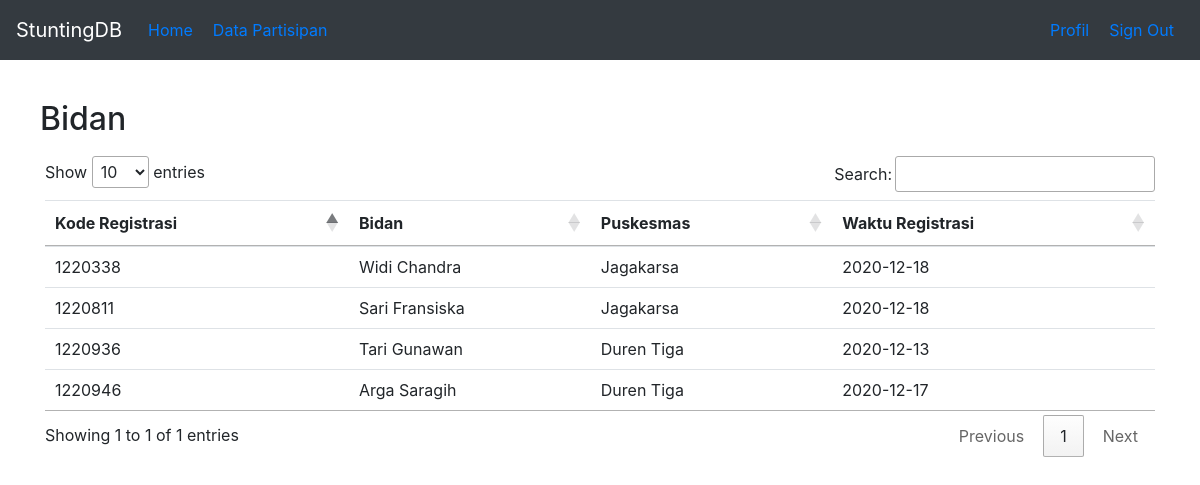
The app's page /index.php/dinkes/view_bidan with its own data.
### tables this page shows
CREATE TABLE `user` (
  `user_id` int(7) NOT NULL,
  `user_firstname` varchar(255) NOT NULL,
  `password` varchar(255) NOT NULL,
  `user_email` varchar(255) NOT NULL,
  `user_category` varchar(255) NOT NULL,
  `tag` varchar(255) DEFAULT NULL,
  `reg_date` date NOT NULL,
  `last_update` timestamp NOT NULL DEFAULT current_timestamp() ON UPDATE current_timestamp()
);

### application/controllers/Dinkes.php (called while the page is built, shortened)
<?php
class Dinkes extends CI_Controller
{
    public function view_bidan() {
        $this->load->model('DinkesModel');
        $data = array(
            'bidan' => $this->DinkesModel->view_all_bidan()
        );
        $this->load->view('header');
        $this->load->view('view_bidan', $data);
        $this->load->view('footer');
    }
}
?>

### index.php (called while the page is built, shortened)
<?php
require_once BASEPATH.'core/CodeIgniter.php';

### application/models/DinkesModel.php (called while the page is built, shortened)
<?php
class DinkesModel extends CI_Model
{
    public function view_all_bidan(){
        $get_only = array('user_category'=>'BIDAN');
        return $this->db->get_where('user',$get_only)->result();
    }
}
?>

### application/views/view_bidan.php (the view)
<div class="container formcon">
  <div class="row home-datatable-head">
    <h2>Bidan</h2>
  </div>
  <table class="table table-hover" id="mytable">
    <thead>
      <tr>
        <th>Kode Registrasi</th>
        <th>Bidan</th>
        <th>Puskesmas</th>
        <th>Waktu Registrasi</th>
      </tr>
    </thead>
    <?php
    foreach($bidan as $p) {
      $getid = $p->user_id;
    ?>
    <tbody>
      <tr>
        <td><?php echo $getid ?></td>
        <td><?php echo $p->user_firstname ?></td>
        <td><?php echo $p->tag ?></td>
        <td><?php echo $p->reg_date ?></td>
      </tr>
    </tbody>
    <?php } ?>
  </table>
</div>

### application/views/header.php (shortened to what this page needs)
<!doctype html>
<html lang="en">
  <head>
    <link rel="stylesheet" href="https://cdnjs.cloudflare.com/ajax/libs/morris.js/0.5.1/morris.css">
    <link rel="stylesheet" href="https://cdn.datatables.net/1.10.22/css/jquery.dataTables.min.css">
    <link rel="stylesheet" href="https://stackpath.bootstrapcdn.com/bootstrap/4.3.1/css/bootstrap.min.css">
    <link rel="stylesheet" href="<?php echo base_url();?>public/mystyle.css">
    <link rel="stylesheet" href="https://use.fontawesome.com/releases/v5.7.0/css/all.css">
  </head>
  <body>
  <nav class="navbar navbar-expand-lg navbar-dark bg-dark">
  <a class="navbar-brand" href="<?php echo base_url();?>index.php/home" >StuntingDB</a>
  <div class="collapse navbar-collapse" id="navbarNavAltMarkup">
    <ul class="nav navbar-nav">
      <?php if ($this->session->userdata('level')==='DINKES') {
      ?>
      <li class="active"><a href="<?php echo base_url();?>index.php/home">Home</a></li>
      <li><a href="<?php echo base_url();?>index.php/home/get_all_part">Data Partisipan</a></li>
      <li><a href="<?php echo base_url();?>index.php/home/get_all_bidan">Data Bidan</a></li>
      <li><a href="<?php echo base_url();?>index.php/home/get_all_puskesmas">Data Puskesmas</a></li>
      <?php } elseif ($this->session->userdata('level')==='PUSKESMAS') {
      ?>
      <li class="active"><a href="<?php echo base_url();?>index.php/home">Home</a></li>
      <li><a href="<?php echo base_url();?>index.php/home/get_all_part">Data Partisipan</a></li>
      <li><a href="<?php echo base_url();?>index.php/home/get_all_bidan">Data Bidan</a></li>
      <?php } else { ?>
      <li class="active"><a href="<?php echo base_url();?>index.php/home">Home</a></li>
      <li><a href="<?php echo base_url();?>index.php/home/get_all_part">Data Partisipan</a></li>
      <?php } ?>
    </ul>
    <ul class="nav navbar-nav ml-auto">
      <li><a href="<?php echo base_url();?>index.php/home/profile">Profil</a></li>
      <li><a href="<?php echo site_url('login/logout');?>">Sign Out</a></li>
    </ul>
  </div>
</nav>

### application/views/footer.php (shortened to what this page needs)
</body>
</html>

### public/mystyle.css (style rules this page uses)
.formcon { padding-top:30px; padding-bottom:30px; }
.home-datatable-head { padding: 10px; }

### application/views/header.php (style rules this page uses)
li { padding: 10px; }
li a { color: white; }

### records on screen
user: user_id "1220338", user_firstname "Widi Chandra", tag "Jagakarsa", reg_date "2020-12-18"
user: user_id "1220811", user_firstname "Sari Fransiska", tag "Jagakarsa", reg_date "2020-12-18"
user: user_id "1220936", user_firstname "Tari Gunawan", tag "Duren Tiga", reg_date "2020-12-13"
user: user_id "1220946", user_firstname "Arga Saragih", tag "Duren Tiga", reg_date "2020-12-17"
